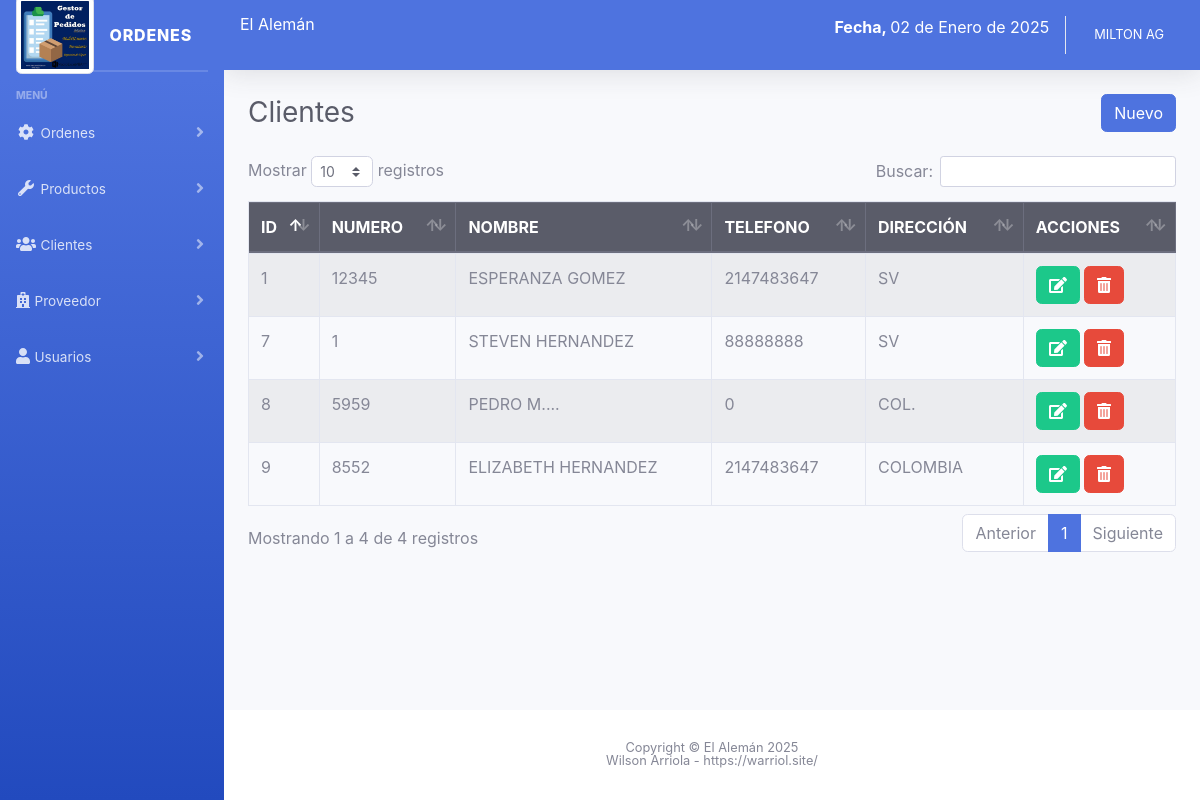
/sistema/lista_cliente.php (signed in), run on the app's committed database.
### tables this page shows
CREATE TABLE `cliente` (
  `idcliente` int(11) NOT NULL,
  `dni` int(8) NOT NULL,
  `nombre` varchar(100) NOT NULL,
  `telefono` int(15) NOT NULL,
  `direccion` varchar(200) NOT NULL,
  `usuario_id` int(11) NOT NULL
);

### sistema/includes/functions.php (called while the page is built, shortened)
<?php
	function fechaUy(){
		$mes = array("","Enero",
					  "Febrero",
					  "Marzo",
					  "Abril",
					  "Mayo",
					  "Junio",
					  "Julio",
					  "Agosto",
					  "Septiembre",
					  "Octubre",
					  "Noviembre",
					  "Diciembre");
		return date('d')." de ". $mes[date('n')] . " de " . date('Y');
	}
 ?>

### sistema/lista_cliente.php (the view)
<?php include_once "includes/header.php"; ?>
<div class="container-fluid">
	<div class="d-sm-flex align-items-center justify-content-between mb-4">
		<h1 class="h3 mb-0 text-gray-800">Clientes</h1>
		<a href="registro_cliente.php" class="btn btn-primary">Nuevo</a>
	</div>
	<div class="row">
		<div class="col-lg-12">
			<div class="table-responsive">
				<table class="table table-striped table-bordered" id="table">
					<thead class="thead-dark">
						<tr>
							<th>ID</th>
							<th>NUMERO</th>
							<th>NOMBRE</th>
							<th>TELEFONO</th>
							<th>DIRECCIÓN</th>
							<?php if ($_SESSION['rol'] == 1) { ?>
							<th>ACCIONES</th>
							<?php } ?>
						</tr>
					</thead>
					<tbody>
						<?php
						include "../conexion.php";
						$query = mysqli_query($conexion, "SELECT * FROM cliente");
						$result = mysqli_num_rows($query);
						if ($result > 0) {
							while ($data = mysqli_fetch_assoc($query)) { ?>
								<tr>
									<td><?php echo $data['idcliente']; ?></td>
									<td><?php echo $data['dni']; ?></td>
									<td><?php echo $data['nombre']; ?></td>
									<td><?php echo $data['telefono']; ?></td>
									<td><?php echo $data['direccion']; ?></td>
									<?php if ($_SESSION['rol'] == 1) { ?>
									<td>
										<a href="editar_cliente.php?id=<?php echo $data['idcliente']; ?>" class="btn btn-success"><i class='fas fa-edit'></i></a>
										<form action="eliminar_cliente.php?id=<?php echo $data['idcliente']; ?>" method="post" class="confirmar d-inline">
											<button class="btn btn-danger" type="submit"><i class='fas fa-trash-alt'></i> </button>
										</form>
									</td>
									<?php } ?>
								</tr>
						<?php }
						} ?>
					</tbody>
				</table>
			</div>
		</div>
	</div>
</div>
</div>
<?php include_once "includes/footer.php"; ?>

### sistema/includes/header.php (shortened to what this page needs)
<?php
include "includes/functions.php";
?>
<!DOCTYPE html>
<html lang="en">
<head>
	<link href="css/sb-admin-2.css" rel="stylesheet">
	<link rel="stylesheet" href="css/dataTables.bootstrap4.min.css">
    <link href="https://cdnjs.cloudflare.com/ajax/libs/font-awesome/5.15.4/css/all.min.css" rel="stylesheet">
</head>
<body id="page-top">
	<div id="wrapper">
		<?php include_once "includes/menu.php"; ?>
		<div id="content-wrapper" class="d-flex flex-column">
			<div id="content">
				<nav class="navbar navbar-expand navbar-light bg-primary text-white topbar mb-4 static-top shadow">
					<div class="input-group">
						<h6>El Alemán</h6>
						<p class="ml-auto"><strong>Fecha, </strong><?php echo fechaUy(); ?></p>
					</div>
					<ul class="navbar-nav ml-auto">
						<li class="nav-item dropdown no-arrow">
							<a class="nav-link dropdown-toggle" href="#" id="userDropdown" role="button" data-toggle="dropdown" aria-haspopup="true" aria-expanded="false">
								<span class="mr-2 d-none d-lg-inline small text-white"><?php echo $_SESSION['nombre']; ?></span>
							</a>
						</li>
					</ul>
				</nav>

### sistema/includes/menu.php (shortened to what this page needs)
<ul class="navbar-nav bg-gradient-primary sidebar sidebar-dark accordion" id="accordionSidebar">
	<a class="sidebar-brand d-flex align-items-center justify-content-center" href="index.php">
		<div class="sidebar-brand-icon rotate-n-0">
			<img src="img/logo.jpg" class="img-thumbnail">
		</div>
		<div class="sidebar-brand-text mx-3">ORDENES</div>
	</a>
	<hr class="sidebar-divider my-0">
	<hr class="sidebar-divider">
	<div class="sidebar-heading">
		Menú
	</div>
	<li class="nav-item">
		<a class="nav-link collapsed" href="#" data-toggle="collapse" data-target="#collapseTwo" aria-expanded="true" aria-controls="collapseTwo">
			<i class="fas fa-fw fa-cog"></i>
			<span>Ordenes</span>
		</a>
	</li>
	<li class="nav-item">
		<a class="nav-link collapsed" href="#" data-toggle="collapse" data-target="#collapseUtilities" aria-expanded="true" aria-controls="collapseUtilities">
			<i class="fas fa-fw fa-wrench"></i>
			<span>Productos</span>
		</a>
	</li>
	<li class="nav-item">
		<a class="nav-link collapsed" href="#" data-toggle="collapse" data-target="#collapseClientes" aria-expanded="true" aria-controls="collapseUtilities">
			<i class="fas fa-users"></i>
			<span>Clientes</span>
		</a>
	</li>
	<li class="nav-item">
		<a class="nav-link collapsed" href="#" data-toggle="collapse" data-target="#collapseProveedor" aria-expanded="true" aria-controls="collapseUtilities">
			<i class="fas fa-hospital"></i>
			<span>Proveedor</span>
		</a>
	</li>
	<?php if ($_SESSION['rol'] == 1) { ?>
		<li class="nav-item">
			<a class="nav-link collapsed" href="#" data-toggle="collapse" data-target="#collapseUsuarios" aria-expanded="true" aria-controls="collapseUtilities">
				<i class="fas fa-user"></i>
				<span>Usuarios</span>
			</a>
		</li>
	<?php } ?>
</ul>

### sistema/includes/footer.php (shortened to what this page needs)
<footer class="sticky-footer bg-white">
  <div class="container my-auto">
    <div class="copyright text-center my-auto">
      <span>Copyright &copy; El Alemán <?php echo date("Y"); ?></span>
    </div>
  </div>
    <div class="copyright text-center my-auto">
      <span>Wilson Arriola - https://warriol.site/ </span>
    </div>
</footer>
</div>
</div>
</body>
</html>

### data on the page
cliente: idcliente "1", dni "12345", nombre "ESPERANZA GOMEZ", telefono "2147483647", direccion "SV"
cliente: idcliente "7", dni "1", nombre "STEVEN HERNANDEZ", telefono "88888888", direccion "SV"
cliente: idcliente "8", dni "5959", nombre "PEDRO M....", telefono "0", direccion "COL."
cliente: idcliente "9", dni "8552", nombre "ELIZABETH HERNANDEZ", telefono "2147483647", direccion "COLOMBIA"

### other printed values
fechaUy() "02 de Enero de 2025"
$_SESSION['nombre'] "MILTON AG"
